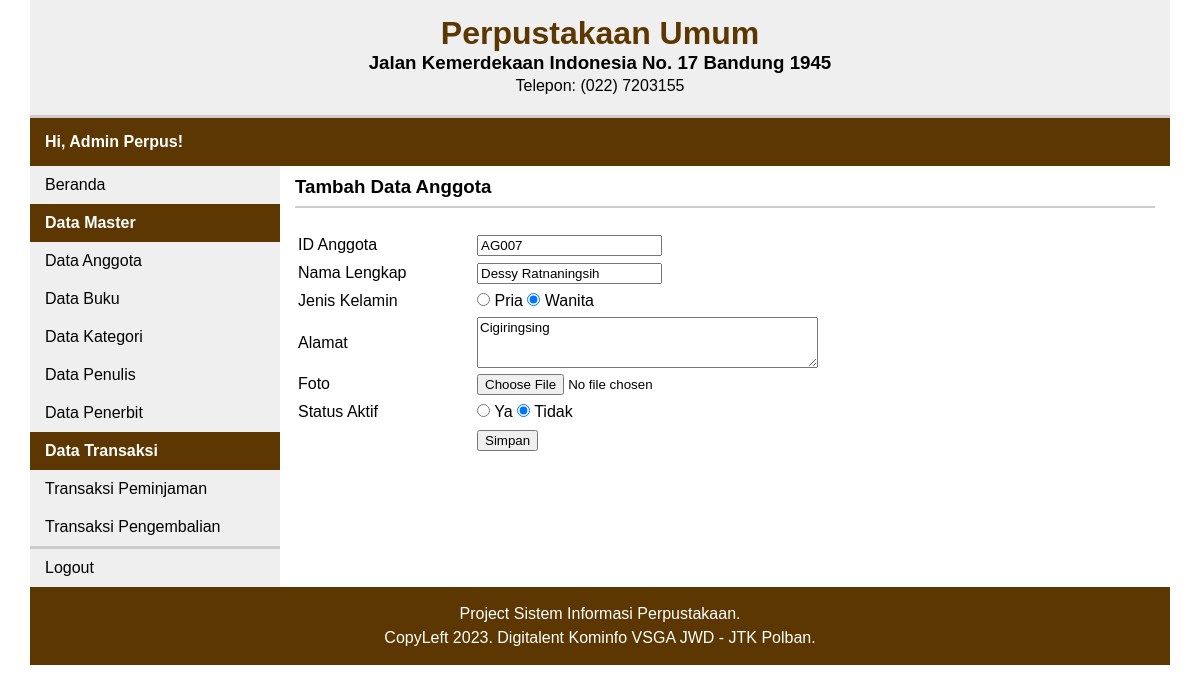
The page /index.php?p=anggota-ubah&id=AG007 on the database its author committed.
### tables this page shows
CREATE TABLE `anggota` (
  `id_anggota` char(5) NOT NULL,
  `nama_lengkap` varchar(25) NOT NULL,
  `jenis_kelamin` enum('L','P') NOT NULL,
  `alamat` varchar(255) NOT NULL,
  `foto` varchar(25) NOT NULL,
  `status_aktif` enum('Y','T') NOT NULL
);

### app/anggota-ubah.php (the view, shortened to what this page needs)
<?php
	include './config/koneksi-db.php';
	if(!isset($_POST['simpan'])) {
		if(isset($_GET['id'])) {
			$id_anggota = $_GET['id'];
			if(!empty($id_anggota)) {
				$sql = "SELECT * FROM anggota WHERE id_anggota = '{$id_anggota}';";
				$query = mysqli_query($db_conn, $sql);
				$row = $query->num_rows;
				if($row > 0) {
					$data = mysqli_fetch_array($query);
				} else {
					echo "<script>alert('ID Anggota tidak ditemukan!');</script>";
					echo "<meta http-equiv='refresh' content='0; url=index.php?p=anggota'>";
					exit;
				}
			} else {
				echo "<script>alert('ID Anggota kosong!');</script>";
				echo "<meta http-equiv='refresh' content='0; url=index.php?p=anggota'>";
				exit;
			}
		} else {
			echo "<script>alert('ID Anggota tidak didefinisikan!');</script>";
			echo "<meta http-equiv='refresh' content='0; url=index.php?p=anggota'>";
			exit;
		}
?>
		<div id="container">
			<div class="page-title">
				<h3>Tambah Data Anggota</h3>
			</div>
			<div class="page-content">
				<form action="" method="post" enctype="multipart/form-data">
					<table class="form-table">
						<tr>
							<td>
								<label for="id_anggota">ID Anggota</label>
							</td>
							<td>
								<input type="text" name="id_anggota" id="id_anggota" value="<?php echo $data['id_anggota']; ?>" readonly>
							</td>
						</tr>
						<tr>
							<td>
								<label for="nama_lengkap">Nama Lengkap</label>
							</td>
							<td>
								<input type="text" name="nama_lengkap" id="nama_lengkap" value="<?php echo $data['nama_lengkap']; ?>" required>
							</td>
						</tr>
						<tr>
							<td>
								<label>Jenis Kelamin</label>
							</td>
							<td>
								<input type="radio" name="jenis_kelamin" value="L" id="jk_pria" <?php echo ($data['jenis_kelamin'] == 'L') ? 'checked' : ''; ?> required>
								<label for="jk_pria">Pria</label>
								<input type="radio" name="jenis_kelamin" value="P" id="jk_wanita" <?php echo ($data['jenis_kelamin'] == 'P') ? 'checked' : ''; ?> required>
								<label for="jk_wanita">Wanita</label>
							</td>
						</tr>
						<tr>
							<td>
								<label for="alamat">Alamat</label>
							</td>
							<td>
								<textarea rows="3" cols="40" name="alamat" required><?php echo $data['alamat']; ?></textarea>
							</td>
						</tr>
						<tr>
							<td>
								<label for="foto">Foto</label>
							</td>
							<td>
								<input type="file" name="foto" id="foto">
							</td>
						</tr>
						<tr>
							<td>
								<label>Status Aktif</label>
							</td>
							<td>
								<input type="radio" name="status_aktif" value="Y" id="status_true" <?php echo ($data['status_aktif'] == 'Y') ? 'checked' : ''; ?> required>
								<label for="status_true">Ya</label>
								<input type="radio" name="status_aktif" value="T" id="status_false" <?php echo ($data['status_aktif'] == 'T') ? 'checked' : ''; ?> required>
								<label for="status_false">Tidak</label>
							</td>
						</tr>
						<tr>
							<td>
							</td>
							<td>
								<input type="submit" name="simpan" value="Simpan">
							</td>
						</tr>
					</table>
				</form>
			</div>
		</div>
<?php
	}
?>

### assets/css/style.css (style rules this page uses)
* { margin: 0; font-family: Arial, Helvetica, sans-serif; }
#container { float: left; padding: 10px 15px 10px; width: 860px; }
.page-title { float: left; margin-bottom: 7.5px; padding-bottom: 7.5px; width: 860px; border-bottom: 2px solid #ccc; }
.page-content { float: left; width: 860px; margin-top: 15px; }
.form-table tr td:first-child { min-width: 175px; }
.form-table tr { line-height: 24px; }

### rows shown on the page
anggota: id_anggota "AG007", nama_lengkap "Dessy Ratnaningsih", jenis_kelamin "☐ Pria", jenis_kelamin "☑ Wanita", alamat "Cigiringsing", status_aktif "☐ Ya", status_aktif "☑ Tidak"

### other values the page prints
$_SITE_INFO "Project Sistem Informasi Perpustakaan."
$_SITE_CREDIT "CopyLeft 2023. Digitalent Kominfo VSGA JWD - JTK Polban."
